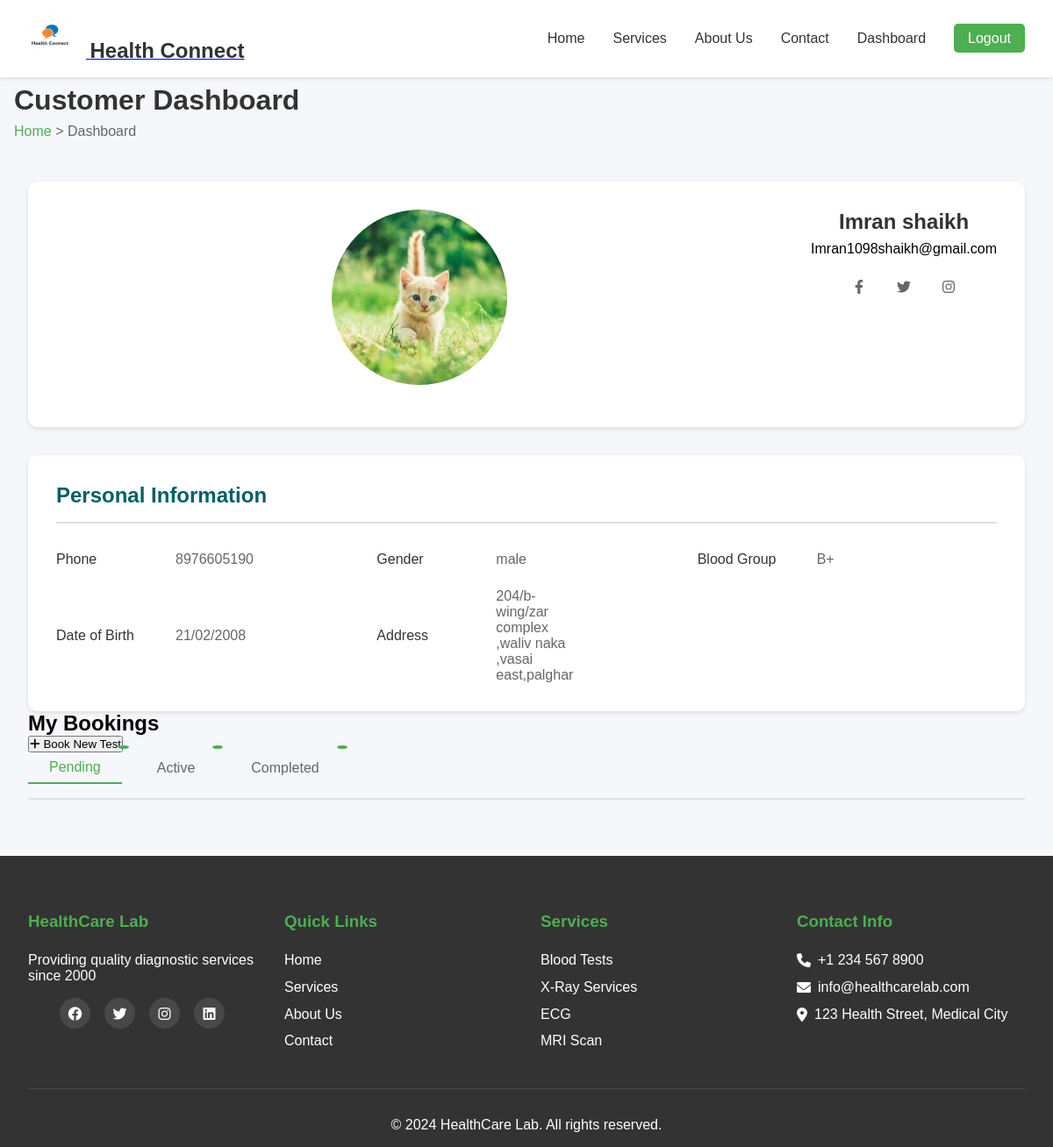
Page /customer-dashboard (signed in) on the committed database.
### app.py (models this page shows)
class Customer(db.Model):
    __tablename__ = 'customer'
    id = db.Column(db.Integer, primary_key=True)
    name = db.Column(db.String(100), nullable=False)
    email = db.Column(db.String(120), unique=True, nullable=False)
    password = db.Column(db.String(200), nullable=False)
    phone = db.Column(db.String(15))
    address = db.Column(db.Text)
    gender = db.Column(db.String(10))
    dob = db.Column(db.Date)
    blood_group = db.Column(db.String(5))
    photo_url = db.Column(db.String(200))
    emergency_contact = db.Column(db.String(15))
    created_at = db.Column(db.DateTime, default=datetime.utcnow)
    bookings = db.relationship('Booking', backref='customer', lazy=True)
    notifications = db.relationship('Notification', backref='customer', lazy=True)

### app.py (the view, shortened to what this page needs)
@app.route('/customer-dashboard')
def customer_dashboard():
    if 'user_id' not in session or session['user_type'] != 'customer':
        return redirect(url_for('customer_login'))
    customer = Customer.query.get_or_404(session['user_id'])
    upcoming_bookings = Booking.query.filter_by(
        customer_id=customer.id
    ).filter(
        Booking.status.in_(['pending', 'accepted'])
    ).order_by(Booking.date_time.desc()).all()
    completed_bookings = Booking.query.filter_by(
        customer_id=customer.id,
        status='completed'
    ).order_by(Booking.date_time.desc()).all()
    cancelled_bookings = Booking.query.filter_by(
        customer_id=customer.id,
        status='cancelled'
    ).order_by(Booking.date_time.desc()).all()
    return render_template('customer-dashboard.html',
                         customer=customer,
                         upcoming_bookings=upcoming_bookings,
                         completed_bookings=completed_bookings,
                         cancelled_bookings=cancelled_bookings)

### templates/customer-dashboard.html (shortened to what this page needs)
{% extends "base.html" %}
{% block extra_css %}
<link rel="stylesheet" href="{{ url_for('static', filename='css/dashboard.css') }}">
{% endblock %}
{% block content %}
<div class="dashboard-wrapper">
    <div class="dashboard-header">
        <h1>Customer Dashboard</h1>
        <div class="breadcrumb">
            <a href="{{ url_for('index') }}">Home</a> > Dashboard
        </div>
    </div>
    <div class="dashboard-content">
        <div class="profile-card">
            <div class="profile-info">
                <div class="profile-image">
                    <img src="{{ customer.photo_url or url_for('static', filename='images/default-profile.png') }}" alt="Profile Photo">
                </div>
                <div class="profile-details">
                    <h2>{{ customer.name }}</h2>
                    <p class="email">{{ customer.email }}</p>
                    <div class="social-links">
                        <a href="#" class="social-link"><i class="fab fa-facebook-f"></i></a>
                        <a href="#" class="social-link"><i class="fab fa-twitter"></i></a>
                        <a href="#" class="social-link"><i class="fab fa-instagram"></i></a>
                    </div>
                </div>
            </div>
        </div>
        <div class="info-card">
            <h2>Personal Information</h2>
            <div class="info-grid">
                <div class="info-row">
                    <div class="info-label">Phone</div>
                    <div class="info-value">{{ customer.phone or 'Not provided' }}</div>
                </div>
                <div class="info-row">
                    <div class="info-label">Gender</div>
                    <div class="info-value">{{ customer.gender or 'Not provided' }}</div>
                </div>
                <div class="info-row">
                    <div class="info-label">Blood Group</div>
                    <div class="info-value">{{ customer.blood_group or 'Not provided' }}</div>
                </div>
                <div class="info-row">
                    <div class="info-label">Date of Birth</div>
                    <div class="info-value">{{ customer.dob.strftime('%d/%m/%Y') if customer.dob else 'Not provided' }}</div>
                </div>
                <div class="info-row">
                    <div class="info-label">Address</div>
                    <div class="info-value">{{ customer.address or 'Not provided' }}</div>
                </div>
            </div>
        </div>
        <div class="bookings-section">
            <div class="section-header">
                <h2>My Bookings</h2>
                <a href="https://healthconnectagent.pythonanywhere.com/"><button class="book-btn" onclick="openBookingModal()">
                    <i class="fas fa-plus"></i> Book New Test
                </button></a>
            </div>
            <div class="customer-tabs">
                <button class="tab-btn active" data-tab="pending">Pending</button>
                <button class="tab-btn" data-tab="active">Active</button>
                <button class="tab-btn" data-tab="completed">Completed</button>
            </div>
        </div>
    </div>
</div>
{% endblock %}

### static/css/styles.css (style rules this page uses)
* { margin: 0; padding: 0; box-sizing: border-box; font-family: 'Arial', sans-serif; }
body { background: linear-gradient(135deg, #f5f7fa 0%, #c3cfe2 100%); min-height: 100vh; display: flex; flex-direction: column; }
.social-links { display: flex; gap: 1rem; margin-top: 1rem; }
.social-links a { width: 35px; height: 35px; background: rgba(255,255,255,0.1); border-radius: 50%; display: flex; align-items: center; justify-content: center; transition: background 0.3s ease; }
.info-grid { max-width: 1200px; margin: 0 auto; display: grid; grid-template-columns: repeat(3, 1fr); gap: 2rem; }

### static/css/dashboard.css (style rules this page uses)
* { margin: 0; padding: 0; box-sizing: border-box; font-family: 'Arial', sans-serif; }
body { margin: 0; padding: 0; font-family: Arial, sans-serif; background: #f5f7fa; min-height: 100vh; }
.dashboard-wrapper { padding: 2rem; max-width: 1200px; margin: 0 auto; }
.dashboard-header { margin-bottom: 2rem; }
.dashboard-header h1 { font-size: 2rem; color: #333; margin-bottom: 0.5rem; }
.breadcrumb { color: #666; }
.breadcrumb a { color: #4CAF50; text-decoration: none; }
.profile-info { display: flex; gap: 2rem; }
.profile-card, .info-card { animation: fadeIn 0.5s ease-out; }
.profile-card { background: white; border-radius: 10px; padding: 2rem; text-align: center; margin-bottom: 2rem; box-shadow: 0 2px 5px rgba(0,0,0,0.1); }
.profile-image { width: 200px; height: 200px; margin: 0 auto 1rem; border-radius: 50%; overflow: hidden; }
.profile-image img { width: 100%; height: 100%; object-fit: cover; }
.profile-card h2 { color: #333; margin-bottom: 0.5rem; }
.social-links { display: flex; justify-content: center; gap: 1rem; margin-top: 1rem; }
.social-link { width: 40px; height: 40px; border-radius: 50%; background: #f5f5f5; display: flex; align-items: center; justify-content: center; color: #666; text-decoration: none; transition: all 0.3s ease; }
.info-card { background: white; border-radius: 10px; padding: 2rem; box-shadow: 0 2px 5px rgba(0,0,0,0.1); }
.info-card h2 { color: #006064; margin-bottom: 2rem; padding-bottom: 1rem; border-bottom: 2px solid #e0e0e0; }
.info-grid { display: grid; gap: 1.5rem; }
.info-row { display: grid; grid-template-columns: auto 1fr auto 1fr; gap: 1rem; align-items: center; }
.info-label { color: #333; font-weight: 500; min-width: 120px; }
.info-value { color: #666; }
.customer-tabs { display: flex; gap: 1rem; margin-bottom: 2rem; border-bottom: 2px solid #e0e0e0; padding-bottom: 1rem; }
.tab-btn { padding: 0.5rem 1.5rem; border: none; background: none; cursor: pointer; font-size: 1rem; color: #666; transition: all 0.3s ease; }
.tab-btn.active { color: #4CAF50; border-bottom: 2px solid #4CAF50; }
.customer-tabs .tab-btn { position: relative; }
.customer-tabs .tab-btn::after { content: attr(data-count); position: absolute; top: -8px; right: -8px; background: #4CAF50; color: white; border-radius: 50%; padding: 2px 6px; font-size: 0.7rem; }
@media screen and (max-width: 1200px) { .dashboard-wrapper { padding: 1rem; } }
@media screen and (max-width: 1200px) { .dashboard-content { padding: 1rem; } }

### rows in the picture
Customer: photo_url (picture), name "Imran shaikh", email "Imran1098shaikh@gmail.com", phone "8976605190", gender "male", blood_group "B+", dob "21/02/2008", address "204/b-wing/zar complex ,waliv naka ,vasai east,palghar"
